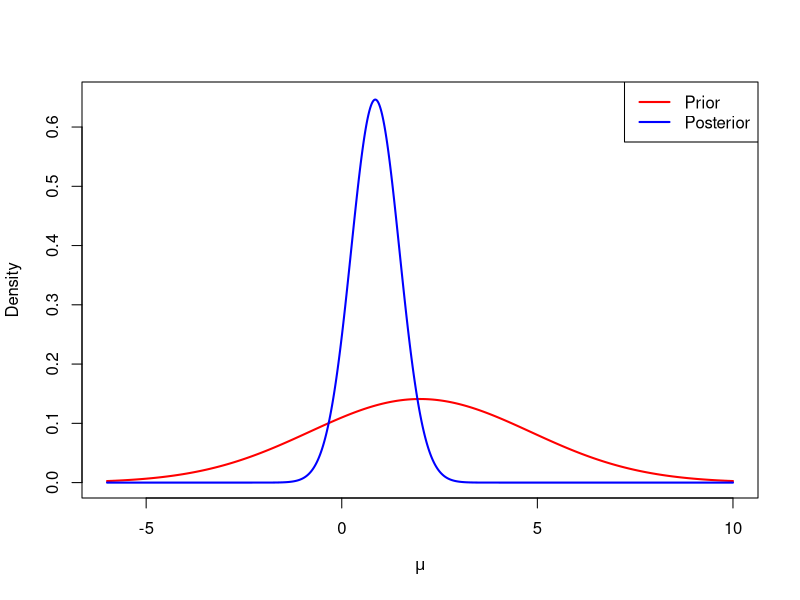
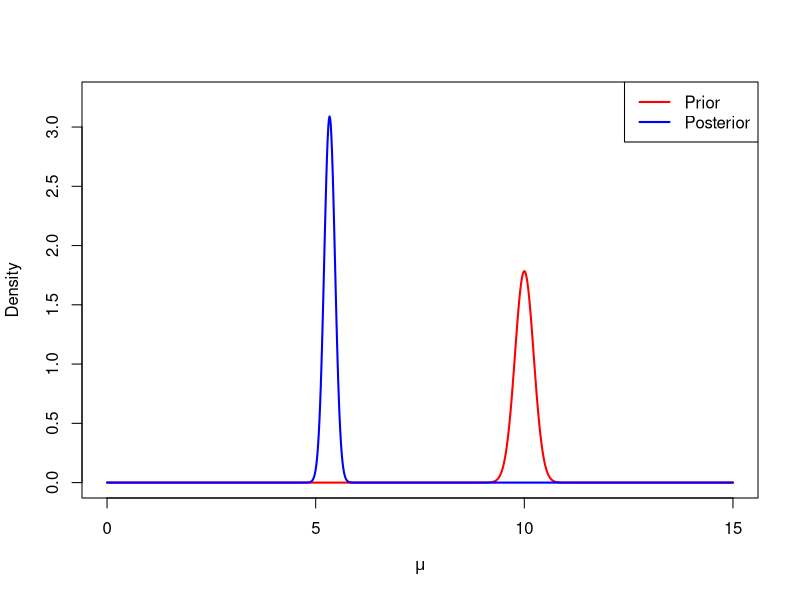
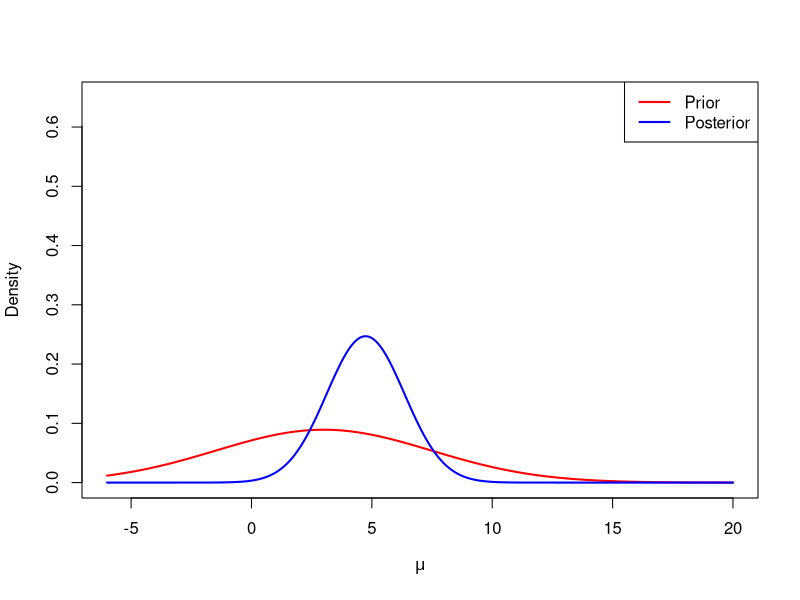
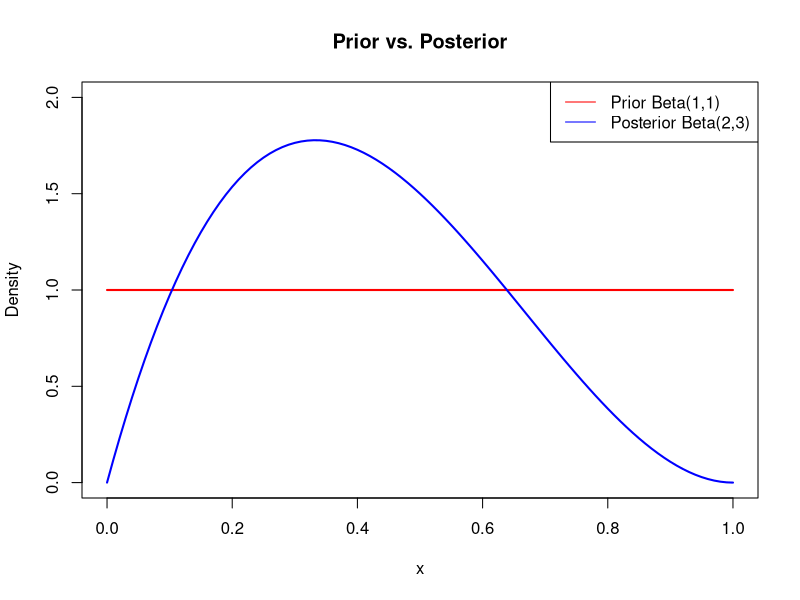
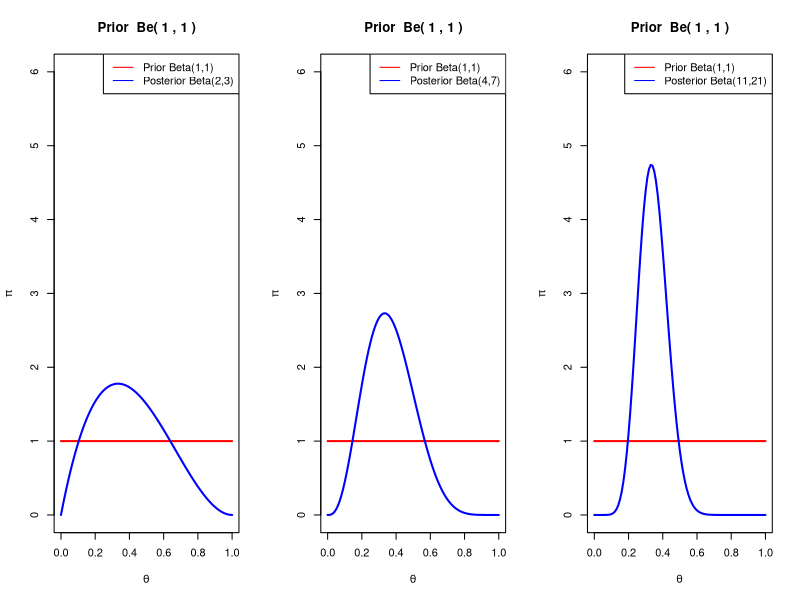
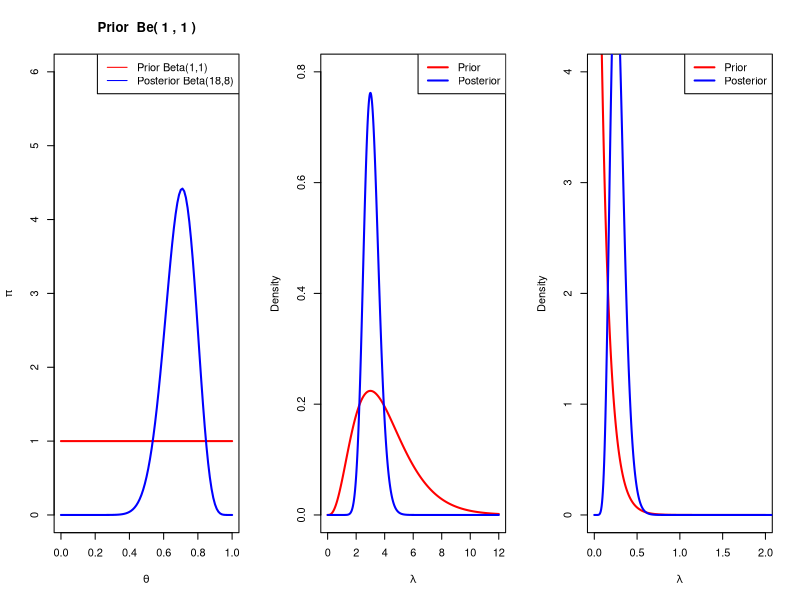
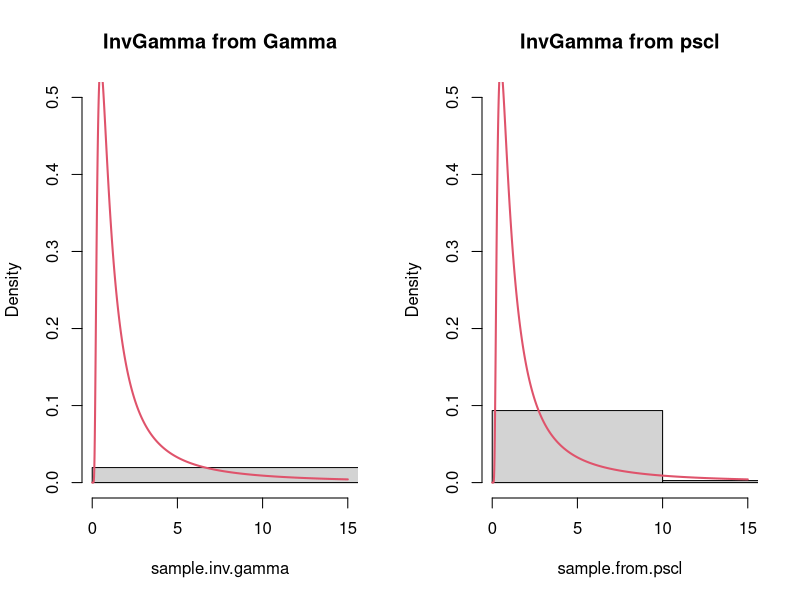
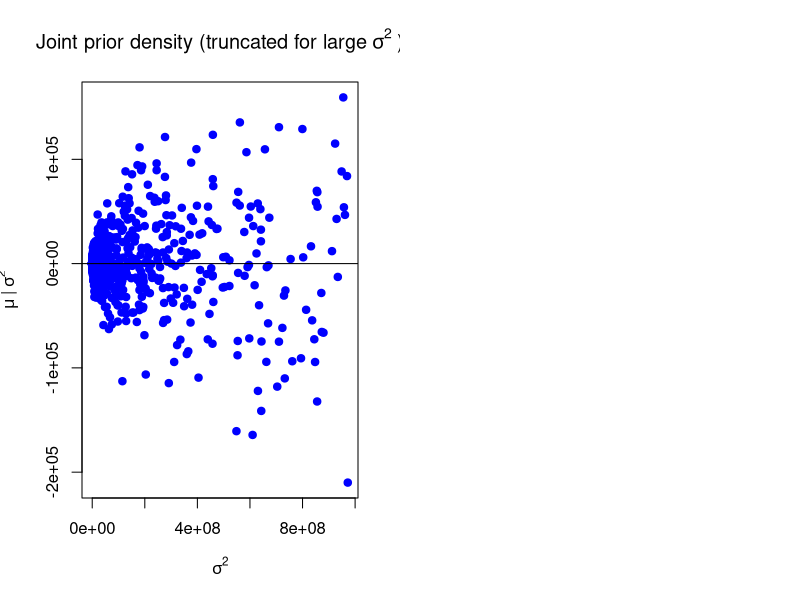

Here is the R script that generated these plots, in order:
## ---- chunk 1
# Hyperparameters
mu.0 = 2
sig2.0 = 8

#  Known variance, sample size, and sample mean
sig2 = 4
n = 10
m.samp = 0.8
## ---- chunk 2
# Prior density
curve(dnorm(x,mean=mu.0,sd=sqrt(sig2.0)),-6, 10, lty=1, col='red',
      ylab="Density", xlab=expression(mu),lwd=2, ylim=c(0,.65), n=1000)

# Posterior params
mu.post = (mu.0*sig2+n*m.samp*sig2.0)/(sig2+n*sig2.0)
var.post = sig2*sig2.0/(sig2+n*sig2.0)

# Posterior density
curve(dnorm(x,mean=mu.post,sd=sqrt(var.post)),-6,10,lty=1, col='blue',
      lwd=2, n=1000, add=T)

# Add legend
legend("topright", c("Prior","Posterior"),
       lty = 1, lwd=2, col=c("red", "blue"))

## ---- chunk 3
# Hyperparameters
mu.0 = 10
sig2.0 = 0.05

#  Known variance, sample size, and sample mean
sig2 = 1
n = 40
m.samp = 3
## ---- chunk 4
# Prior density
curve(dnorm(x,mean=mu.0,sd=sqrt(sig2.0)),0, 15, lty=1, col='red',
      ylab="Density", xlab=expression(mu),lwd=2, ylim=c(0,3.25), n=1000)

# Posterior params
mu.post = (mu.0*sig2+n*m.samp*sig2.0)/(sig2+n*sig2.0)
var.post = sig2*sig2.0/(sig2+n*sig2.0)

# Posterior density
curve(dnorm(x,mean=mu.post,sd=sqrt(var.post)),0,15,lty=1, col='blue',
      lwd=2, n=1000, add=T)

# Add legend
legend("topright", c("Prior","Posterior"),
       lty = 1, lwd=2, col=c("red", "blue"))
## ---- chunk 5
# Maximum likelihood estimate
mle = m.samp

# Summary dataframe
resume=data.frame(law=c("prior","posterior"),
                   mean=c(mu.0,mu.post),
                   variance=c(sig2.0,var.post),
                   smv=c(mle,mle))
print(resume)
## ---- chunk 6
norm.norm = function(n, m.samp, mu.0, sig2.0, sig2) {
  # Frequentist
  mle = m.samp
  
  # data sum
  sum.sample = n*m.samp
  
  # Posterior params
  mu.post = (mu.0*sig2+n*m.samp*sig2.0)/(sig2+n*sig2.0)
  var.post = sig2*sig2.0/(sig2+n*sig2.0)
  
  # Summary dataset
  summ=data.frame(law=c("prior","posterior"),
                   mean=c(mu.0,mu.post),
                   variance=c(sig2.0,var.post),
                   smv=c(mle,mle))
  
  # Prior
  curve(dnorm(x,mean=mu.0,sd=sqrt(sig2.0)),-6,20,n=1000,lty=1,
        ylab="Density", xlab=expression(mu),lwd=2, ylim=c(0,.65), col="red")
  # Posterior
  curve(dnorm(x,mean=mu.post,sd=sqrt(var.post)),-6,20,n=1000,lty=1,
        lwd=2,col="blue",add=T)
  legend("topright", c("Prior","Posterior"),
         lty=1,lwd=2, col=c('red','blue'))
  print(summ)
}

# Example:
norm.norm(10, 5, 3, 20, 30)
## ---- chunk 7
# Generate data
set.seed(123)
n = 100; 
mu_true = 2; 
sig2 = 1
data = rnorm(n, mu_true, sqrt(sig2))
## ---- chunk 8
# Prior hyperparameters
# ...

# Predictive density function
#pred_pdf = function(x) {dnorm(x, ??, ??)}

# Plot predictive density against data histogram
#hist(data, probability = T, main="", xlab="Data", ylim = c(0,1))
#curve(pred_pdf(x), n=1000, lwd=2, col='blue', add = T)
#legend("topright",c("Predictive"), lwd=2,col=c("blue"))
## ---- chunk 9
# Sample size and success number
n = 3
s = 1

# Prior hyperparameters
a = 1
b = 1
## ---- chunk 10
# Prior
curve(dbeta(x,a,b), 0, 1, lty=1, lwd=2, col="red",
      ylim=c(0,2), main = "Prior vs. Posterior", ylab = "Density")

a.post = a + s
b.post = b + n - s

# Posterior
curve(dbeta(x ,a.post,b.post), add=T, lty=1, lwd=2, col="blue")

# Add legend
labels = c(paste0('Prior ','Beta(',a,',',b,')'),
           paste0('Posterior ','Beta(',a.post,',',b.post,')'))
legend("topright", legend=labels, col=c("red", "blue"), lty = 1)
## ---- chunk 11
# Useful functions
mean.beta = function(alpha, beta) {alpha / (alpha + beta)}
variance.beta = function(alpha, beta) {
  (alpha*beta)/((alpha+beta)^2*(alpha+beta+1))
}
mode.beta = function(alpha, beta) {
  ifelse(alpha>1 & beta>1, (alpha-1)/(alpha + beta - 2), NA)
}

# Prior statistics
mean.prior = mean.beta(a,b)
var.prior = variance.beta(a,b)
mode.prior = mode.beta(a,b)

# Posterior statistics
mean.posterior = mean.beta(a.post, b.post)
var.post = variance.beta(a.post,b.post)
mode.post = mode.beta(a.post,b.post)

# Maximum likelihood estimator
mle = s/n

# Summary dataframe
sum_df = data.frame(law=c("Prior", "Posterior"), 
                     mean=c(mean.prior, mean.posterior), 
                     variance=c(var.prior, var.post),
                     mode=c(mode.prior, mode.post), 
                     mle=c(mle, mle))
print(sum_df)
## ---- chunk 12
beta.binomial=function(n, s, a, b) {
  
  # frequentist estimator
  mle=s/n
  
  # posterior params
  a.post=a+s
  b.post=b+n-s
  
  # useful functions
  mean.beta = function(alpha,beta) { alpha/(alpha+beta) }
  var.beta = function(alpha,beta) {
    (alpha*beta)/((alpha+beta)^2*(alpha+beta+1))
  }
  mode.beta=function(alpha,beta) {
    ifelse(alpha>1 & beta>1, (alpha-1)/(alpha+beta-2), NA) }
  
  # prior stats
  mean.prior=mean.beta(a,b)
  var.prior=var.beta(a,b)
  mode.prior=mode.beta(a,b)
  
  # post stats
  mean.posterior=mean.beta(a.post,b.post)
  var.posterior=var.beta(a.post,b.post)
  mode.posterior=mode.beta(a.post,b.post)
  
  # summary dataframe
  summ=data.frame(law=c("prior","posterior"),
                   mean=c(mean.prior,mean.posterior),
                   variance=c(var.prior,var.posterior),
                   mode=c(mode.prior,mode.posterior),
                   mle=c(mle,mle))
  
  # Plots
  curve(dbeta(x,a,b), 0, 1, lty=1, ylim=c(0,6), col="red", lwd=2,
        main=paste("Prior"," Be(",a,",",b,")"),
        xlab=expression(theta),ylab=expression(pi))
  curve(dbeta(x,a.post,b.post), add=T, lty=1,lwd=2, col="blue")
  labels = c(paste0('Prior ','Beta(',a,',',b,')'),
             paste0('Posterior ','Beta(',a.post,',',b.post,')'))
  legend("topright", legend=labels, col=c("red", "blue"), lty = 1)
  print(summ)
}
## ---- chunk 13
par(mfrow=c(1,3))
beta.binomial(3,1,1,1)
beta.binomial(9,3,1,1)
beta.binomial(30,10,1,1)
## ---- chunk 14
# Function to compute the median of a beta distribution
med.beta = function(a, b) qbeta(0.5, a, b)

# Posterior median
med.beta(a.post, b.post)
## ---- chunk 15
beta.binomial(24,17,1,1)
## ---- chunk 16
# Hyperparameters 
a = 4
b = 1

# Sample size and sample mean
n = 10
m.sample = 30/10
sum.sample = n*m.sample

# Prior density
curve(dgamma(x,shape=a,rate=b),0,12,n=1000,lty=1,lwd=2,col='red',
      ylab="Density", xlab=expression(lambda), ylim=c(0,0.8))

# Posterior density
a.post = a + sum.sample
b.post = b + n

curve(dgamma(x,shape=a.post,rate=b.post),n=1000,lty=1,lwd=2,col='blue',add=T)

# Add legend
legend("topright",c("Prior","Posterior"),
       lty=1,lwd=2,col=c('red','blue'))

## ---- chunk 17
# Moments
mean.gamma = function(alpha,beta) {alpha/beta}
var.gamma = function(alpha,beta) {alpha/beta^2}
mode.gamma = function(alpha, beta) {(alpha-1)/beta}

# Prior
mean.prior = mean.gamma(a,b)
var.prior = var.gamma(a,b)
mode.prior = mode.gamma(a,b)

# Posterior
mean.posterior = mean.gamma(a+sum.sample,b+n)
var.posterior = var.gamma(a+sum.sample,b+n)
mode.posterior = mode.gamma(a+sum.sample, b+n)

# Maximum likelihood estimate
mle = m.sample

# Summary dataframe
resume=data.frame(law=c("prior","posterior"),
                   mode=c(mode.prior, mode.posterior),
                   mean=c(mean.prior,mean.posterior),
                   variance=c(var.prior,var.posterior),
                   mle=c(mle,mle))
print(resume)
## ---- chunk 18

# Write your code here.

## ---- chunk 19
# Hyperparameters
a = 1
b = 10

# Sample quantities
n = 10
m.samp = 3
tot.samp = n*m.samp

# Prior
curve(dgamma(x,shape=a,rate=b),0,2,n=1000,lty=1,lwd=2,col='red',
      ylab="Density", xlab=expression(lambda), ylim=c(0,4))
# Posterior
curve(dgamma(x,shape=n+a,rate=tot.samp+b),0,5,n=1000,lty=1,lwd=2,col='blue',add=T)
# Legend
legend("topright",c("Prior","Posterior"),
       lty=1,lwd=2,col=c('red','blue'))

## ---- chunk 20
# Load library
suppressMessages(library("pscl"))

# Hyperparameters
a = 1
b = 1

# Sample quantities
Nsim = 10^3

# Draws from gamma distribution
sample.gamma = rgamma(Nsim,a,rate=b)
sample.inv.gamma = 1/sample.gamma

# Draws using pscl
sample.from.pscl = rigamma(Nsim,a,b)

# Comparison plot
par(mfrow=c(1,2))
hist(sample.inv.gamma, probability=TRUE,
     main="InvGamma from Gamma", breaks=50, ylim=c(0,0.5),xlim=c(0,15))
curve(densigamma(x,a,b),0.001,15,n=1000,add=T,col=2,lwd=2)

hist(sample.from.pscl,probability=TRUE,
     main="InvGamma from pscl", breaks=50,ylim=c(0,0.5),xlim=c(0,15))
curve(densigamma(x,a,b),0.001,15,n=1000,add=T,col=2, lwd=2)

## ---- chunk 21

# Sample size:
n = 10^4

# Hyperparameters:
m0 = 0
a0 = 0.1
b0 = 0.1
k0 = 0.1

sigma0 = 1/rgamma(n,a0,rate=b0)
mu0 = rnorm(n,m0,sqrt(sigma0/k0))

# We truncate all observations that are greater
# than a threshold (for visualization purposes):
truncationValue = 10^9

plot(sigma0[sigma0<truncationValue],mu0[sigma0<truncationValue],pch=19,col="blue",
     main=expression("Joint prior density (truncated for large" ~ sigma^{2} ~ ")"),
     xlab = expression(sigma^{2}), ylab = expression(mu ~ "|" ~ sigma^{2}))
abline(h=0)

## ---- chunk 22

# Hyperparameters:
m0=0
a0=0.1
b0=0.1
k0=0.1

# Values:
sigma0 = 1:1000
mu0 = -50:49
z = matrix(NA,length(sigma0),length(mu0))

# Matrix of outcomes:
for (i in 1:length(sigma0)) {
  z[i,] = sigma0[i]^(-2*a0)*exp(-sigma0[i]^(-2)*(k0*(mu0-m0)^2+2*b0)/2)
}

max_xlim = 50
filled.contour(sigma0,mu0,z,xlim=c(0,max_xlim),ylim=c(-m0+10,m0-10),
        main=expression("Contour plot for" ~ pi~"("~mu~","~sigma^{2}~")"),
        xlab = expression(sigma^{2}), ylab = expression(mu ~ "|" ~ sigma^{2}))

## ---- chunk 23
#library("LaplacesDemon")

# Prior parameters
a.0 = 0.15
b.0 = 0.5
mu.0 = 2
k.0 = 5

# Data
Nsim = 1000
data = rnorm(Nsim,mean=2.5, sd=1.2)

# Write your code here.
